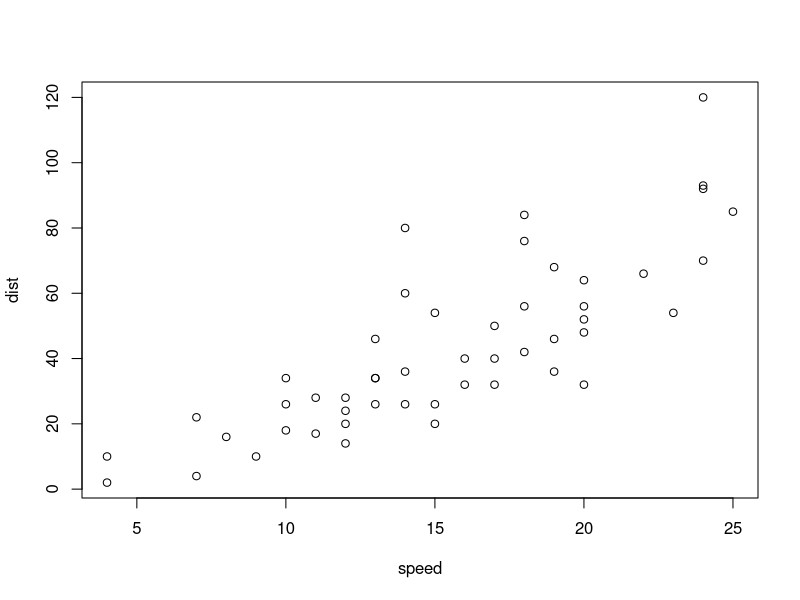
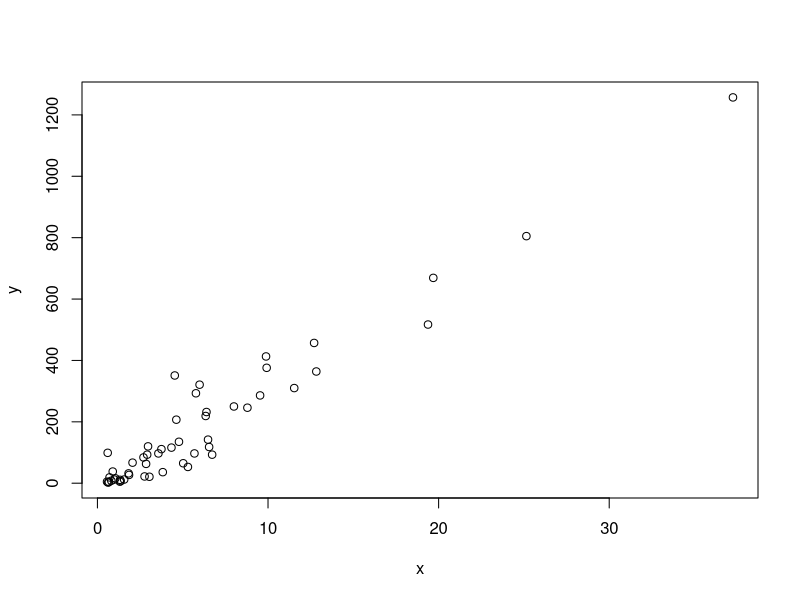
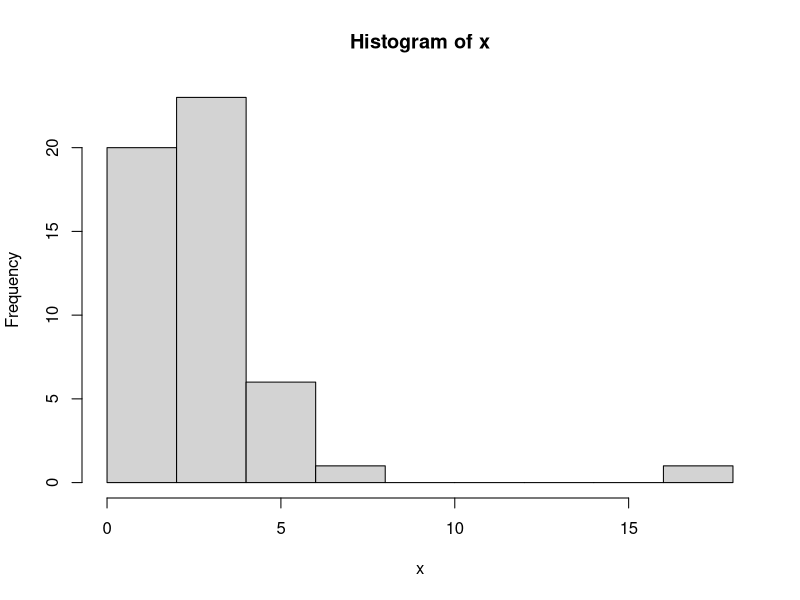
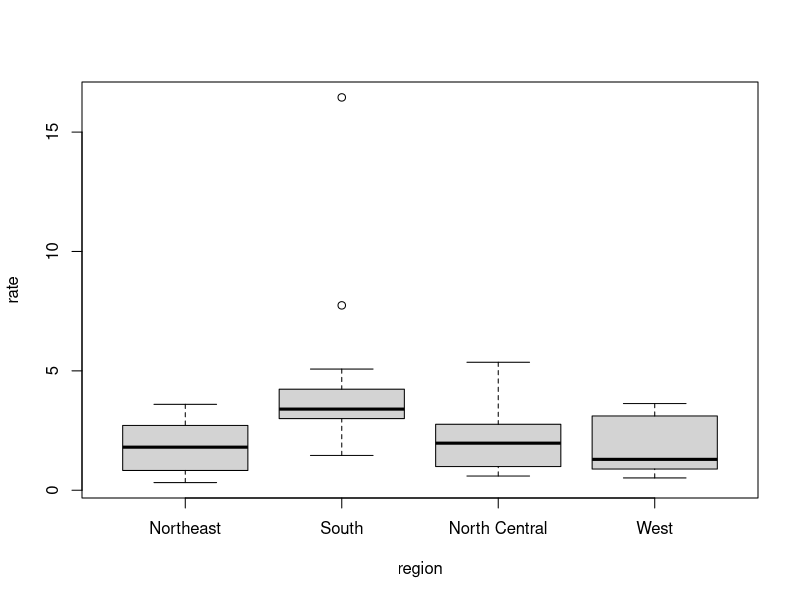
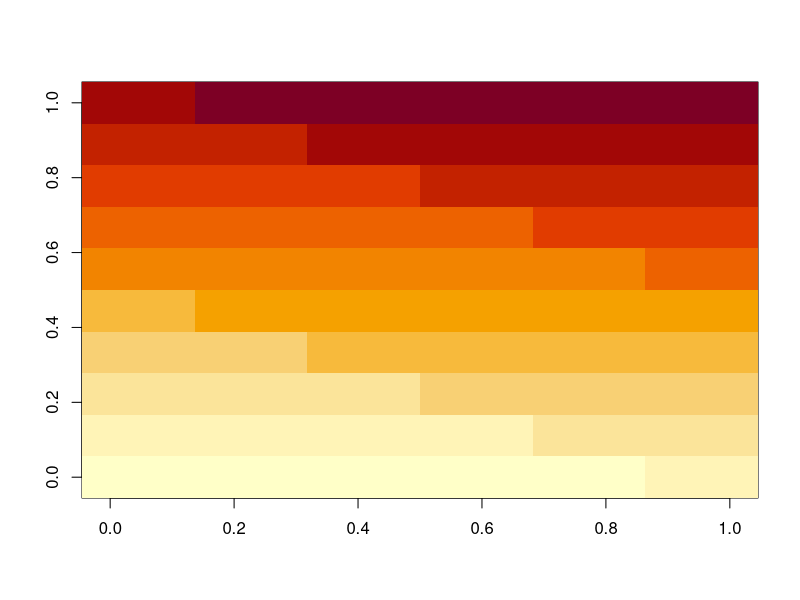
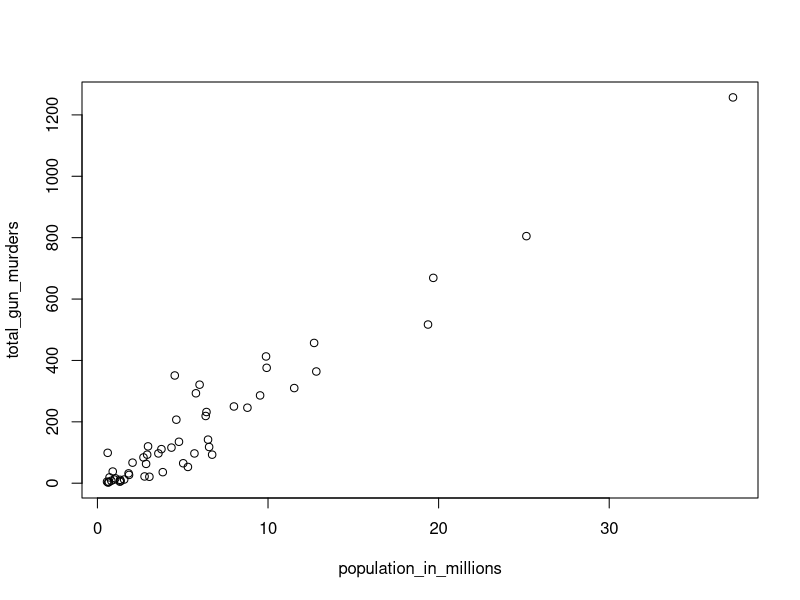

Generate these figures, in order, with R:
## ---- chunk 1
plot(cars)

codes <- c(380, 124, 818)
codes

country <- c("italy", "canada", "egypt")

country <- c('italy', 'canada', 'egypt')

# country <- c(italy, canada, egypt) 오류남


codes <- c(italy = 380, canada = 124, egypt = 818)

codes

class(codes)

names(codes)

codes <- c("italy" = 380, "canada" = 124, "egypt" = 818)
codes

codes <- c(380, 124, 818)
country <- c("italy","canada","egypt")
names(codes) <- country
codes

seq(1, 10)

seq(1, 10, 2)

1:10

class(1:10)

class(seq(1, 10, 0.5))

codes[2]

codes[c(1,3)]

codes[1:2]

codes["canada"]

# exercise
temp <- c(35, 88, 42, 84, 81, 30)
city <- c("Beijing", "Lagos", "Paris", "Rio de Janeiro", "Toronto")

names(temp)
names(city)

12:73

codes[c("egypt","italy")]


x <- c(1, "canada", 3)

x
class(x)

x <- 1:5
y <- as.character(x)
y

as.numeric(y)


x <- c("1", "b", "3")
as.numeric(x)



library(dslabs)
data(murders)
sort(murders$total)


x <- c(31, 4, 15, 92, 65)
sort(x)

index <- order(x)
x[index]

x
order(x)

murders$state[1:10]
#Columbia error
murders$abb[1:10]

ind <- order(murders$total) 
murders$abb[ind]


max(murders$total)
i_max <- which.max(murders$total)
murders$state[i_max]


x <- c(31, 4, 15, 92, 65)
rank(x)

x <- c(1,2,3)
y <- c(10, 20, 30, 40, 50, 60, 70)
x+y


#exercise 11
library(dslabs)
data("murders")

temp <- c(35, 88, 42, 84, 81, 30)
city <- c("Beijing", "Lagos", "Paris", "Rio de Janeiro", "San Juan", "Toronto")
city_temps <- data.frame(name = city, temperature = temp)

data("na_example")  
str(na_example)

mean(na_example)


library(dslabs)
data("murders")
murders$state[which.max(murders$population)]


inches <- c(69, 62, 66, 70, 70, 73, 67, 73, 67, 70)
inches * 2.54
inches - 69


murder_rate <- murders$total / murders$population * 100000
murders$state[order(murder_rate)]

# exercise 13

temp <- c(35, 88, 42, 84, 81, 30)
city <- c("Beijing", "Lagos", "Paris", "Rio de Janeiro", "San Juan", "Toronto")
city_temps <- data.frame(name = city, temperature = temp)



library(dslabs)
data("murders")

murder_rate <- murders$total / murders$population * 100000
ind <- murder_rate < 0.71

ind <- murder_rate <= 0.71
ind

murders$state[ind]
sum(ind)


TRUE & TRUE
TRUE & FALSE
FALSE & FALSE

west <- murders$region == "West"
safe <- murder_rate <= 1

ind <- safe & west
murders$state[ind]


ind <- which(murders$state == "California")
murder_rate[ind]


c("Boston", "Dakota", "Washington") %in% murders$state
match(c("New York", "Florida", "Texas"), murders$state)
which(murders$state%in%c("New York", "Florida", "Texas"))


# execise 15
library(dslabs)
data(murders)



x <- murders$population / 10^6
y <- murders$total
plot(x, y)


x <- with(murders, total / population * 100000)
hist(x)
murders$state[which.max(x)]


murders$rate <- with(murders, total / population * 100000)
boxplot(rate~region, data = murders)


x <- matrix(1:120, 12, 10)
image(x)


library(dslabs)
data(murders)
population_in_millions <- murders$population/10^6
total_gun_murders <- murders$total
plot(population_in_millions, total_gun_murders)
